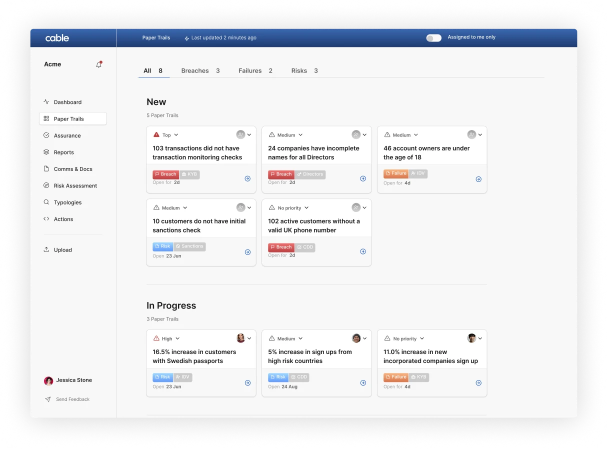
#> input picture versions/cable/2026-09-21/site/cable/img/suite-02.webp, 1216 x 900 px (shown at 1/2 size)
$ python blocks.py ../../../../cable/2026-09-21/site/cable/img/suite-02.webp
#> lines starting #> are read from the running program, lines starting #| are printed output that depends on the picture; pictures that were not available may be replaced by others from this repository, and a replacement may not be noted
import sys
from PIL import Image
import numpy as np
SEC={'01':0,'02':960,'03':1698,'04':2658,'05':4098,'06':5818,'07':8858,'08':11090,'09':13386,'10':15818,'11':17898}
BLOCKS=[('02','kicker',120,90,450,54),('02','card',160,236,300,340),('02','role',1188,190,300,80),('02','details',1188,294,500,240),
('03','para',300,364,300,248),('03','title',1055,314,340,50),('03','list',1050,384,300,210),
('04','slash',140,428,26,62),('04','body',140,563,300,332),('04','caption',844,1004,285,44),
('05','path',140,448,230,62),('05','body',140,583,300,476),
('06','intro',270,410,1380,48),('07','note',840,344,240,44),('07','left',76,848,200,328),('07','source',76,1445,200,140),('07','tip',1422,615,200,172),
('07','hood',1504,933,153,36),('07','offline',1454,1648,152,36),('07','msource',1601,1404,171,36),
('08','intro',270,444,1380,48),('08','f91',158,1664,400,140),('09','h1',124,456,670,90),('09','lead',122,593,300,168),('09','f91',158,1908,400,172),
('10','f91',311,1312,400,460),('11','note',746,2096,430,44)]
def sh(pr,pb,R=4):
    cs=[((np.roll(pb,-d)-pr)**2)[R+1:-R-1].sum() for d in range(-R,R+1)]
    i=int(np.argmin(cs))
    if 0<i<2*R: a,b,c=cs[i-1],cs[i],cs[i+1]; return i-R+0.5*(a-c)/(a-2*b+c)
    return i-R
build=np.asarray(Image.open(sys.argv[1]).convert('L')).astype(float)
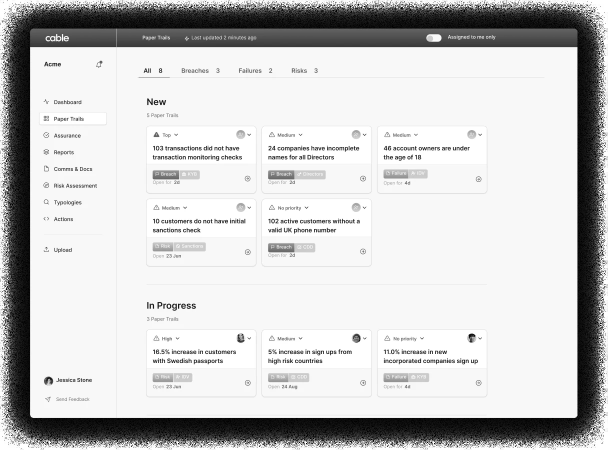
#> build: shape (900, 1216) float64 (shown at 1/2 size); min 0, max 255, mean 202.4
refs={}
for sec,name,x,y,w,h in BLOCKS:
    ref=refs.setdefault(sec,np.asarray(Image.open(f'ref/s{sec}.png').convert('L')).astype(float))
    r=ref[y:y+h,x:x+w]; b=build[SEC[sec]+y:SEC[sec]+y+h,x:x+w]
#> after `r = ref[y:y + h, x:x + w]`:
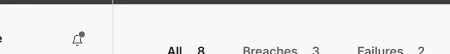
#> r: shape (54, 450) float64; min 20, max 255, mean 230.1
#> after `b = build[SEC[sec] + y:SEC[sec] + y + h, x:x + w]`: b = empty array
    bg=np.median(r); ri=np.abs(r-bg); bi=np.abs(b-bg)
#> after `bg = np.median(r)`: bg = 248
#> after `ri = np.abs(r - bg)`:
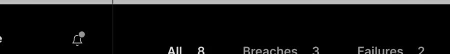
#> ri: shape (54, 450) float64; min 0, max 228, mean 18
#> after `bi = np.abs(b - bg)`: bi = empty array
#> (the run stopped early here; a loop or call above may not have finished)

$ run again, on versions/cable/2026-09-21/site/cable/img/suite-05.webp
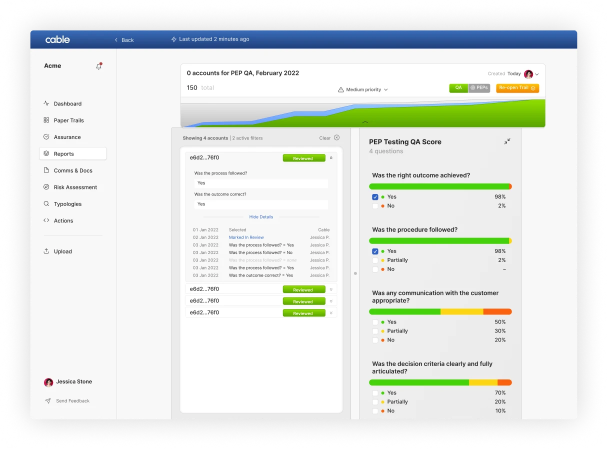
#> input picture versions/cable/2026-09-21/site/cable/img/suite-05.webp, 1216 x 900 px (shown at 1/2 size)
#> `r = ref[y:y + h, x:x + w]`:
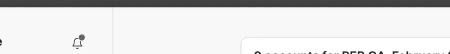
#> r: shape (54, 450) float64; min 30, max 255, mean 222.6
#> b = empty array
#> bg = 248
#> `ri = np.abs(r - bg)`:
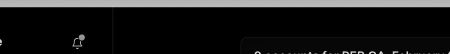
#> ri: shape (54, 450) float64; min 0, max 218, mean 27.2
#> bi = empty array

$ run again, on versions/cable/2026-09-21/site/cable/img/suite-07.webp
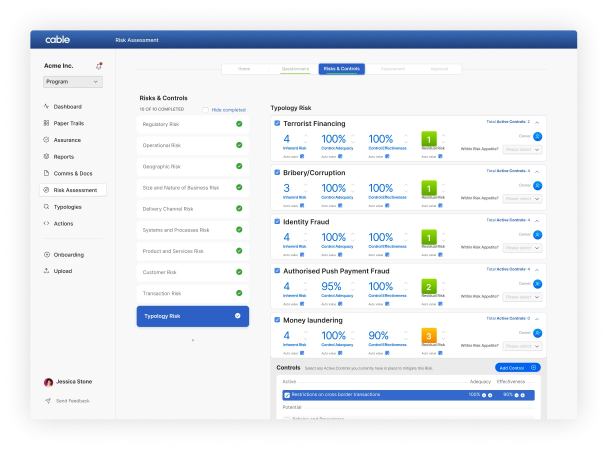
#> input picture versions/cable/2026-09-21/site/cable/img/suite-07.webp, 1216 x 900 px (shown at 1/2 size)
#> `r = ref[y:y + h, x:x + w]`:
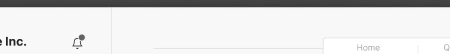
#> r: shape (54, 450) float64; min 33, max 255, mean 222.3
#> b = empty array
#> bg = 248
#> `ri = np.abs(r - bg)`:
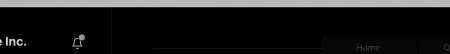
#> ri: shape (54, 450) float64; min 0, max 215, mean 26.8
#> bi = empty array
